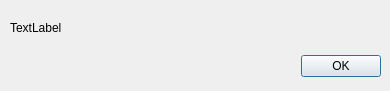
<?xml version="1.0" encoding="UTF-8"?>
<ui version="4.0">
 <class>ReportDialog</class>
 <widget class="QDialog" name="ReportDialog">
  <property name="geometry">
   <rect>
    <x>0</x>
    <y>0</y>
    <width>390</width>
    <height>91</height>
   </rect>
  </property>
  <property name="windowTitle">
   <string>Dialog</string>
  </property>
  <widget class="QDialogButtonBox" name="buttonBox">
   <property name="geometry">
    <rect>
     <x>40</x>
     <y>50</y>
     <width>341</width>
     <height>32</height>
    </rect>
   </property>
   <property name="orientation">
    <enum>Qt::Horizontal</enum>
   </property>
   <property name="standardButtons">
    <set>QDialogButtonBox::Ok</set>
   </property>
  </widget>
  <widget class="QLabel" name="label">
   <property name="geometry">
    <rect>
     <x>10</x>
     <y>20</y>
     <width>361</width>
     <height>16</height>
    </rect>
   </property>
   <property name="text">
    <string>TextLabel</string>
   </property>
  </widget>
 </widget>
 <resources/>
 <connections>
  <connection>
   <sender>buttonBox</sender>
   <signal>accepted()</signal>
   <receiver>ReportDialog</receiver>
   <slot>accept()</slot>
   <hints>
    <hint type="sourcelabel">
     <x>248</x>
     <y>254</y>
    </hint>
    <hint type="destinationlabel">
     <x>157</x>
     <y>274</y>
    </hint>
   </hints>
  </connection>
  <connection>
   <sender>buttonBox</sender>
   <signal>rejected()</signal>
   <receiver>ReportDialog</receiver>
   <slot>reject()</slot>
   <hints>
    <hint type="sourcelabel">
     <x>316</x>
     <y>260</y>
    </hint>
    <hint type="destinationlabel">
     <x>286</x>
     <y>274</y>
    </hint>
   </hints>
  </connection>
 </connections>
</ui>
